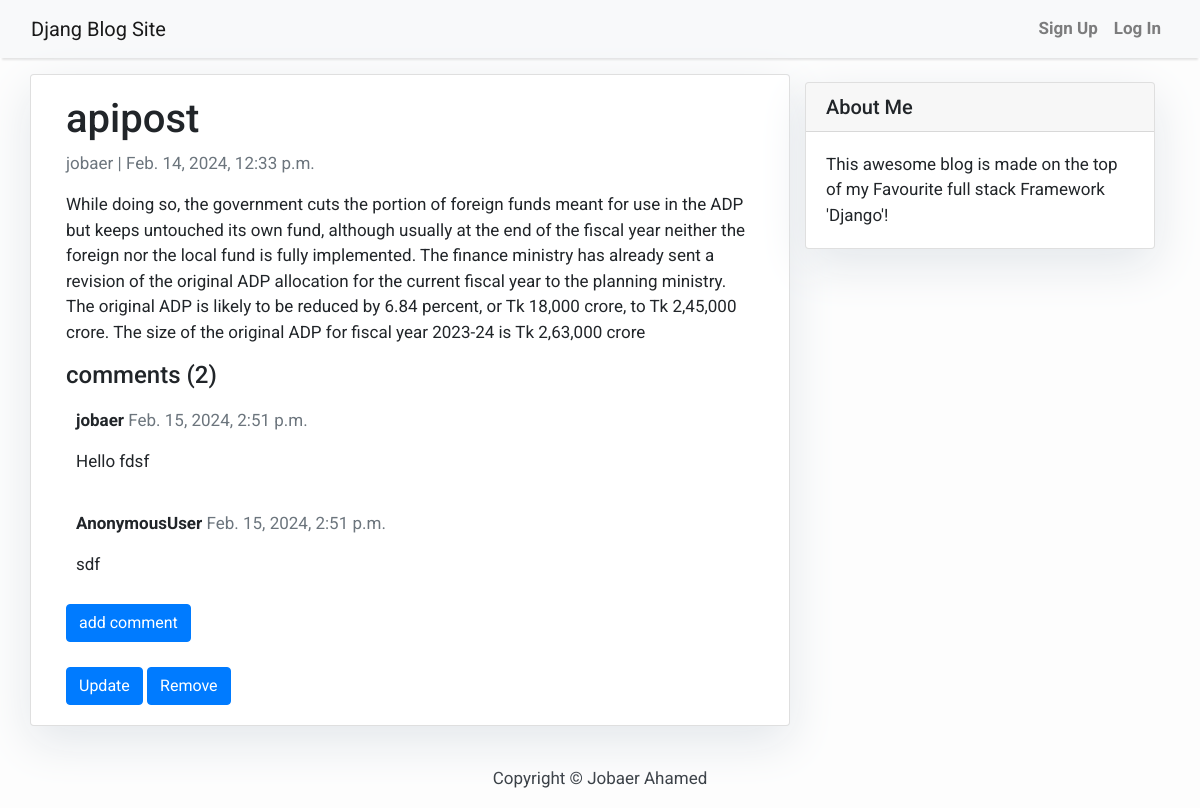
/apipost/, run on the app's committed database.
### blog/models.py (models this page shows, shortened)
class Post(models.Model):
    title = models.CharField(max_length = 200 , unique = True)
    slug = models.SlugField(max_length=200, unique=True,null=False)
    author = models.ForeignKey(User, on_delete = models.CASCADE ,related_name='blog_posts')
    content = models.TextField()
    created_on = models.DateTimeField(auto_now_add=True)
    updated_on = models.DateTimeField(auto_now= True)
    status = models.IntegerField(choices = STATUS, default = 0)
    class Meta:
        ordering = ['-created_on']

class Comment(models.Model):
    post = models.ForeignKey('blog.Post', on_delete = models.CASCADE, related_name = 'comments')
    author = models.TextField(default = False)
    text = models.TextField()
    created_date = models.DateTimeField(default=timezone.now)
    class Meta:
        ordering = ['created_date']

### accounts/models.py (models this page shows)
class CustomUser(AbstractUser):
    email = models.EmailField(_('email address'), unique = True)
    is_verified = models.BooleanField(default = False)
    otp = models.CharField(max_length=6, null=True, blank=True)  # Add the otp field he

### blog/views.py (the view)
# urls.py: path('<slug:slug>/',PostDetailView, name='post_detail'),
def PostDetailView(request, slug):
    template_name = 'post_detail.html'
    post = get_object_or_404(Post, slug=slug)
    comments = post.comments.all()
    return render(request, template_name, {'post': post,'comments': comments,})

### templates/post_detail.html (shortened to what this page needs)
{% extends 'base.html' %} {% block content %}
<div class="container">
  <div class="row">
    <div class="col-md-8 card mb-4 mt-3 left top">
      <div class="card-body">
        <h1>{% block title %} {{ post.title }} {% endblock title %}</h1>
        <p class="text-muted">{{ post.author }} | {{ post.created_on }}</p>
        <p class="card-text">{{ post.content | safe }}</p>
        <h4> comments ({{ comments.count }}) </h4>
        {% for comment in comments %}
        <div class="comments" style="padding: 10px">
          <p class="font-weight-bold">
            {{ comment.author }}
            <span class="text-muted font-weight-normal">
              {{ comment.created_date}}
            </span>
          </p>
          {{ comment.text | linebreaks }}
        </div>
        {% endfor %}
        <a href="{% url 'post_comment' post.slug  %}" class="btn btn-primary"
        >add comment</a>
        <br><br>
        {%if post.status == 0%}
        <a href="{% url 'post_publish' post.slug  %}" class="btn btn-primary"
          >Publish</a>
        <a href="{% url 'post_delete' post.slug  %}" class="btn btn-primary"
          >Remove</a>
        {% else %}
        <a href="{% url 'post_update' post.slug  %}" class="btn btn-primary"
          >Update
        </a>
        <a href="{% url 'post_delete' post.slug  %}" class="btn btn-primary"
          >Remove</a
        >
        {%endif%}
      </div>
    </div>
    {% block sidebar %} {% include 'sidebar.html' %} {% endblock sidebar %}
  </div>
</div>
{% endblock content %}

### templates/base.html (style rules this page uses)
body { font-family: "Roboto", sans-serif; font-size: 17px; background-color: #fdfdfd; }

### templates/sidebar.html (style rules this page uses)
.card { box-shadow: 0 16px 48px #E3E7EB; }

### data on the page
Post: title "apipost", author "jobaer", created_on "Feb. 14, 2024, 12:33 p.m.", content "While doing so, the government cuts the portion of foreign funds meant for use in the ADP but keeps untouched its own fund, although usually at the end of the fiscal year neither the foreign nor the local fund is fully implemented. The finance ministry has already sent a revision of the original ADP allocation for the current fiscal year to the planning ministry. The original ADP is likely to be reduced by 6.84 percent, or Tk 18,000 crore, to Tk 2,45,000 crore. The size of the original ADP for fiscal year 2023-24 is Tk 2,63,000 crore", count "2"
Comment: author "jobaer", created_date "Feb. 15, 2024, 2:51 p.m.", text "Hello fdsf"
Comment: author "AnonymousUser", created_date "Feb. 15, 2024, 2:51 p.m.", text "sdf"
